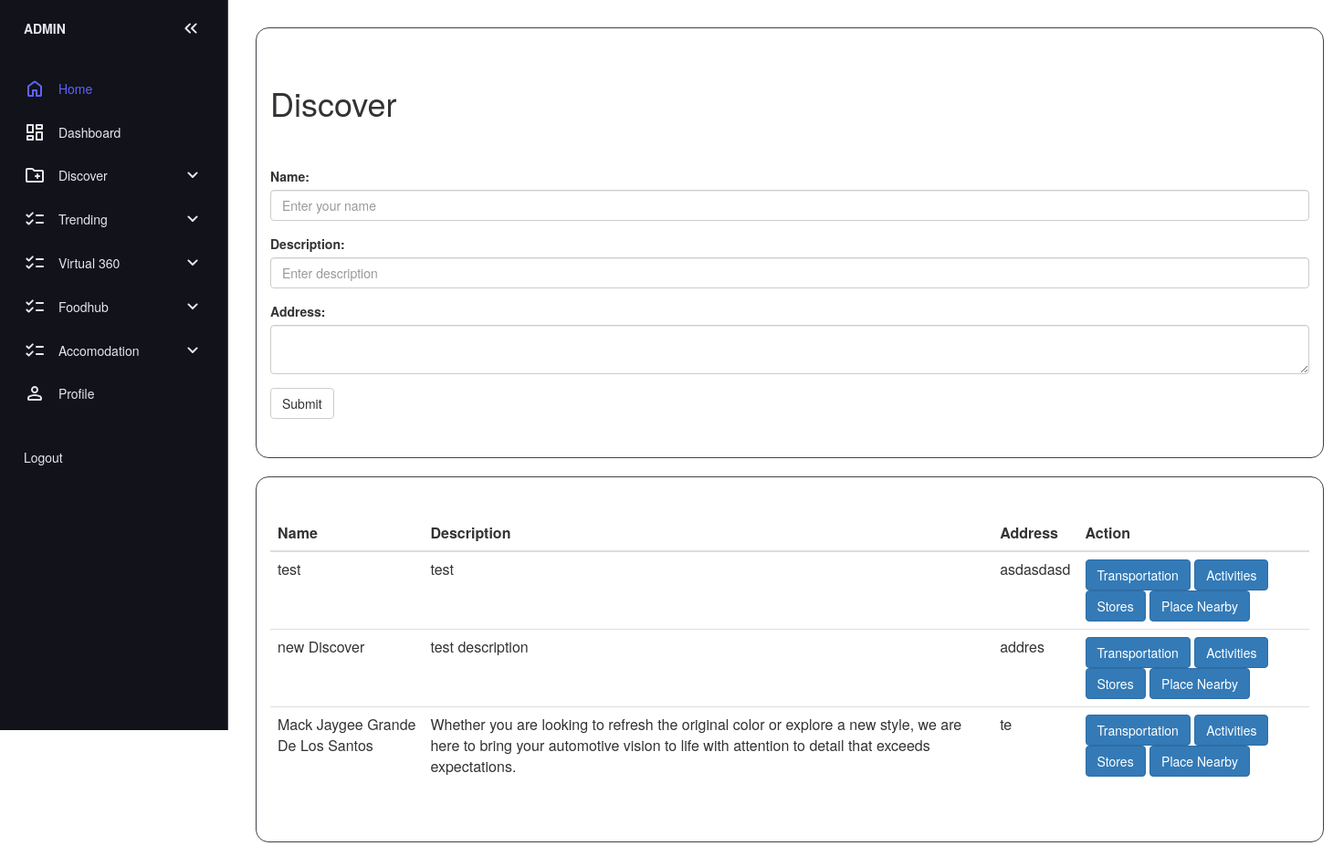
Page /dimages.php on the committed database.
### tables this page shows
CREATE TABLE `discover` (
  `id` int(10) NOT NULL,
  `name` varchar(150) NOT NULL,
  `description` varchar(250) NOT NULL,
  `address` varchar(1000) NOT NULL
);

### DataModel.php (called while the page is built, shortened)
<?php
class DataModel
{
    function getDiscovers()
    {
        include 'config.php';
        $sql = "SELECT * FROM discover";
        $result = $conn->query($sql);
        $data = [];
        while ($row = $result->fetch_assoc()) {
            $data[] = $row;
        }
        return $data;
    }
}

### dimages.php (the view, shortened to what this page needs)
<?php
include 'nav.php';
include 'DataModel.php';
$model = new DataModel();
$discovers = $model->getDiscovers();
?>
<!DOCTYPE html>
<html lang="en">
<head>
    <link rel="stylesheet" href="style.css">
    <link rel="stylesheet" href="https://maxcdn.bootstrapcdn.com/bootstrap/3.4.1/css/bootstrap.min.css">
</head>
<body>
<main>
    <div class="container">
        <h1 class="title">Discover</h1>
        <form action="ajax.php" method="post">
            <div class="form-group">
                <label for="name">Name:</label>
                <input type="text" id="name" name="name" class="form-control" placeholder="Enter your name">
            </div>
            <div class="form-group">
                <label for="description">Description:</label>
                <input type="text" id="description" class="form-control" name="description" placeholder="Enter description">
            </div>
            <div class="form-group">
                <label for="address">Address:</label>
                <textarea class="form-control" id="address" name="address"></textarea>
            </div>
            <button class="btn btn-default" name="save_discover" value="submit">Submit</button>
        </form>
    </div>
    <div class="container">
        <table class="table">
            <thead>
            <tr>
                <th>Name</th>
                <th>Description</th>
                <th>Address</th>
                <th>Action</th>
            </tr>
            </thead>
            <tbody>
            <?php
                foreach ($discovers as $discover) {
            ?>
            <tr>
                <td><?= $discover["name"] ?></td>
                <td><?= $discover["description"] ?></td>
                <td><?= $discover["address"] ?></td>
                <td>
                    <button class="btn btn-primary transport" data-id="<?= $discover["id"] ?>">Transportation</button>
                    <button class="btn btn-primary">Activities</button>
                    <button class="btn btn-primary">Stores</button>
                    <button class="btn btn-primary">Place Nearby</button>
                </td>
                <?php
                }
                ?>
            </tr>
            </tbody>
        </table>
    </div>
</main>
</body>
</html>

### nav.php (shortened to what this page needs)
<nav id="sidebar">
    <ul>
      <li>
        <span class="logo">ADMIN</span>
        <button onclick=toggleSidebar() id="toggle-btn">
        </button>
      </li>
      <li class="active">
        <a href="index.html">
          <span>Home</span>
        </a>
      </li>
      <li>
        <a href="dashboard.html">
          <span>Dashboard</span>
        </a>
      </li>
      <li>
        <button onclick=toggleSubMenu(this) class="dropdown-btn">
          <span>Discover</span>
          <svg xmlns="http://www.w3.org/2000/svg" height="24px" viewBox="0 -960 960 960" width="24px" fill="#e8eaed"><path d="M480-361q-8 0-15-2.5t-13-8.5L268-556q-11-11-11-28t11-28q11-11 28-11t28 11l156 156 156-156q11-11 28-11t28 11q11 11 11 28t-11 28L508-372q-6 6-13 8.5t-15 2.5Z"/></svg>
        </button>
      </li>
      <li>
        <button onclick=toggleSubMenu(this) class="dropdown-btn">
          <span>Trending</span>
          <svg xmlns="http://www.w3.org/2000/svg" height="24px" viewBox="0 -960 960 960" width="24px" fill="#e8eaed"><path d="M480-361q-8 0-15-2.5t-13-8.5L268-556q-11-11-11-28t11-28q11-11 28-11t28 11l156 156 156-156q11-11 28-11t28 11q11 11 11 28t-11 28L508-372q-6 6-13 8.5t-15 2.5Z"/></svg>
        </button>
      </li>
      <li> <li>
        <button onclick=toggleSubMenu(this) class="dropdown-btn">
          <span>Virtual 360</span>
          <svg xmlns="http://www.w3.org/2000/svg" height="24px" viewBox="0 -960 960 960" width="24px" fill="#e8eaed"><path d="M480-361q-8 0-15-2.5t-13-8.5L268-556q-11-11-11-28t11-28q11-11 28-11t28 11l156 156 156-156q11-11 28-11t28 11q11 11 11 28t-11 28L508-372q-6 6-13 8.5t-15 2.5Z"/></svg>
        </button>
      </li>
      <li>
         <li>
        <button onclick=toggleSubMenu(this) class="dropdown-btn">
          <span>Foodhub</span>
          <svg xmlns="http://www.w3.org/2000/svg" height="24px" viewBox="0 -960 960 960" width="24px" fill="#e8eaed"><path d="M480-361q-8 0-15-2.5t-13-8.5L268-556q-11-11-11-28t11-28q11-11 28-11t28 11l156 156 156-156q11-11 28-11t28 11q11 11 11 28t-11 28L508-372q-6 6-13 8.5t-15 2.5Z"/></svg>
        </button>
      </li>
      <li>
         <li>
        <button onclick=toggleSubMenu(this) class="dropdown-btn">
          <span>Accomodation</span>
          <svg xmlns="http://www.w3.org/2000/svg" height="24px" viewBox="0 -960 960 960" width="24px" fill="#e8eaed"><path d="M480-361q-8 0-15-2.5t-13-8.5L268-556q-11-11-11-28t11-28q11-11 28-11t28 11l156 156 156-156q11-11 28-11t28 11q11 11 11 28t-11 28L508-372q-6 6-13 8.5t-15 2.5Z"/></svg>
        </button>
      </li>
      <li>
        <a href="profile.html">
          <span>Profile</span>
        </a>
      </li>
      <li>
               <a href="#">
               <a href="logout.php">Logout</a>
           </li>
    </ul>
  </nav>

### style.css (style rules this page uses)
:root { --base-clr: #11121a; --line-clr: #42434a; --hover-clr: #222533; --text-clr: #e6e6ef; --accent-clr: #5e63ff; --secondary-text-clr: #b0b3c1; }
* { margin: 0; padding: 0; }
html { font-family: Poppins, 'Segoe UI', Tahoma, Geneva, Verdana, sans-serif; line-height: 1.5rem; }
body { min-height: 100vh; min-height: 100dvh; background-color: var(--base-clr); color: var(--text-clr); display: grid; grid-template-columns: auto 1fr; }
#sidebar { box-sizing: border-box; height: 100vh; width: 250px; padding: 5px 1em; background-color: var(--base-clr); border-right: 1px solid var(--line-clr); position: sticky; top: 0; align-self: start; transition: 300ms ease-in-out; overflow: hidden; text-wrap: nowrap; }
#sidebar ul { list-style: none; }
#sidebar a, #sidebar .dropdown-btn, #sidebar .logo { border-radius: .5em; padding: .85em; text-decoration: none; color: var(--text-clr); display: flex; align-items: center; gap: 1em; }
.dropdown-btn { width: 100%; text-align: left; background: none; border: none; font: inherit; cursor: pointer; }
#sidebar svg { flex-shrink: 0; fill: var(--text-clr); }
#sidebar a span, #sidebar .dropdown-btn span { flex-grow: 1; }
.dropdown-btn svg { transition: 200ms ease; }
main { padding: min(30px, 7%); }

### dimages.php (style rules this page uses)
.title { margin-bottom: 50px; }

### rows in the picture
discover: name "test", description "test", address "asdasdasd"
discover: name "new Discover", description "test description", address "addres"
discover: name "Mack Jaygee Grande De Los Santos", description "Whether you are looking to refresh the original color or explore a new style, we are here to bring your automotive vision to life with attention to detail that exceeds expectations.", address "te"
